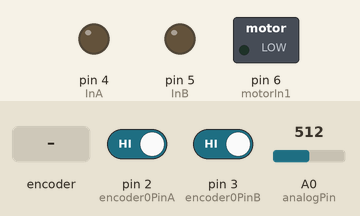
The sketch below on a simulated Arduino Pro Mini, built with avr-gcc and run on an emulated ATmega328P. On the bench: switched loads named in the sketch (green lamp = pin HIGH), output pins drawn as LEDs (lit = HIGH). The inputs (shaded band) are chosen by the test bench; at power-on: pin 2 (encoder0PinA) HIGH, pin 3 (encoder0PinB) HIGH, A0 (analogPin) = 512. What the sketch prints to the serial monitor is not drawn.

Above: at 1.2 s.
1.3 s: rotary encoder on pin 2 (encoder0PinA) / pin 3 (encoder0PinB) turned 3 steps (first pin leading)
At 2.7 s:
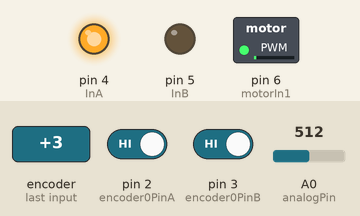
3.4 s: rotary encoder on pin 2 (encoder0PinA) / pin 3 (encoder0PinB) turned 2 steps (second pin leading)
At 4.0 s:
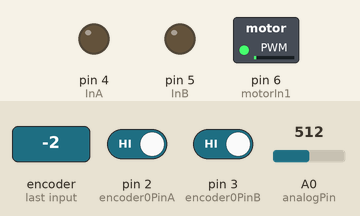
5.3 s: rotary encoder on pin 2 (encoder0PinA) / pin 3 (encoder0PinB) turned 2 steps (second pin leading)
At 6.8 s:
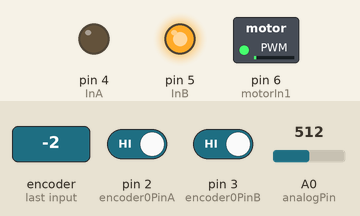
Timing chart, 0 to 8.3 s (numbered marks = the images above; inputs shaded):
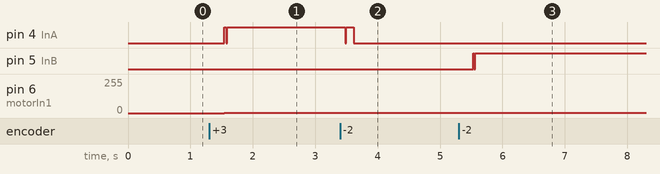

Measured:
- after the input at 1.3 s, pin 4 (InA): LOW → HIGH after 0.24 s, → LOW 0.03 s later, → HIGH 0.02 s later; pin 6 (motorIn1): 0/255 → 1/255 after 0.24 s
- after the input at 3.4 s, pin 4 (InA): HIGH → LOW after 0.08 s, → HIGH 0.02 s later, → LOW 0.11 s later
- after the input at 5.3 s, pin 5 (InB): LOW → HIGH after 0.23 s, → LOW 0.02 s later, → HIGH 0.02 s later

The sketch:

vnh5019_base.ino
```cpp
/**
 *
 * @file vnh5019_base.ino
 * driver for vnh5019 board to control motor.
 * @brief Motor driver vnh5019.
 * @author will
 * @version 1.00
 *
 *
 **/

/**
 * Marco
 */
//#define ANDBOT 3
//#define RUGBY 4
#define ANGELBOT 5

#define RIGHT_WHEEL 2
#define LEFT_WHEEL 1

/**
 * Be very much aware!!
 * For now, we actually use define "right_wheel" to left wheel.
 * And vice versa.
 * This is an issue to be solved either configing software or hardware.
 **/
//#define WHEEL_TYPE LEFT_WHEEL
#define WHEEL_TYPE RIGHT_WHEEL

#define encoder0PinA  2 /*! encoder A phrase */
#define encoder0PinB  3 /*! encoder B phrase */

#define motorIn1 6 /*! 328p -> vnh ; PWM */
#define InA 4 /*! 328p -> vnh ; Output for forward/reverse*/
#define InB 5 /*! 328p -> vnh ; Output for forward/reverse*/
#define EN 7 /*! 328p -> vnh ; Enable command*/

#define LOOPTIME 40
#define FeedbackTime 100
#define CurrentLimit 9000 //for metal0
#define MaxPWM 255

#if defined (ANDBOT)
  #define CPR 28 /*! count per rev */
  #define MaxSumError 2500 /*! limit integration */
  #define gear_ratio 65.5
  #define MaxSpeed 10.96
  #define Kp 0.9
  #define Ki 0.005
  #define Kd 0
#elif (ANGELBOT)
  #define CPR 64  /*! count per rev */
  #define MaxSumError 6000 /*! limit integration */
  #define gear_ratio 18.8
  #define MaxSpeed 31 /*! to be determined? */
  #define Kp 0.9
  #define Ki 0.005
  #define Kd 0
#else
  #define CPR 64
  #define MaxSumError 6000
  #define gear_ratio 18.8
  #define MaxSpeed 31
  #define Kp 0.9
  #define Ki 0.005
  #define Kd 0
#endif

volatile long Encoderpos = 0; /*! counting encoder position */
volatile long unknownvalue = 0;

int pinAState = 0;
int pinAStateOld = 0;
int pinBState = 0;
int pinBStateOld = 0;

volatile int lastEncoded = 0;
unsigned long lastMilli = 0;  /*! loop timing */
unsigned long lastSend = 0;   /*! send timing */
long dT = 0; /*! differential time */

double omega_target = 0.0; /*! target angular velocity */
double omega_actual = 0; /*! actural angular velocity */

int PWM_val = 0;  /*! (25% = 64; 50% = 127; 75% = 191; 100% = 255) */

double sum_error, d_error=0; /*! feedback block */

//current sense
int analogPin = A0;
unsigned int current = 0;

//Motor Driver mode
bool driver_mode = false;

/**
 * Initializations of vnh5019 board.
 * Start serial port.
 */
void setup()
{
 //Set PWM frequency for D5 & D6
 // set timer 0 divisor to     8 for PWM frequency of  7812.50 Hz
 TCCR0B = TCCR0B & B11111000 | B00000010;
 pinMode(encoder0PinA, INPUT);  digitalWrite(encoder0PinA, HIGH);       // turn on pullup resistor
 pinMode(encoder0PinB, INPUT);  digitalWrite(encoder0PinB, HIGH);       // turn on pullup resistor

 attachInterrupt(0, doEncoder, CHANGE);  // encoder pin on interrupt 0 - pin 2
 attachInterrupt(1, doEncoder, CHANGE);
 pinMode(InA, OUTPUT);  pinMode(InB, OUTPUT);
//digitalWrite(EN, LOW);
 digitalWrite(EN, HIGH);
 Serial.begin (57600);
}

/**
 * Main function
 *
 * @dot
 * digraph G {
 * readCmd -> CurrentMonitor;
 * }
 * @enddot
 */
void loop()
{
  readCmd_wheel_angularVel(); /*! command from mega */
  CurrentMonitor();
  if((millis()-lastMilli) >= LOOPTIME)
     {                                    // enter tmed loop
        dT = millis()-lastMilli;
        lastMilli = millis();

        getMotorData();                                                        // calculate speed

        PWM_val = (updatePid(omega_target, omega_actual));                       // compute PWM value from rad/s
        if ((omega_target == 0) && (driver_mode == true))  { PWM_val = 0;  sum_error = 0;  digitalWrite(EN, HIGH); }
        //if (omega_target == 0)  { PWM_val = 0;  sum_error = 0;  }

        //if (PWM_val <= 0)   { analogWrite(motorIn1,abs(PWM_val));  digitalWrite(InA, LOW);  digitalWrite(InB, HIGH); }
        //if (PWM_val > 0)    { analogWrite(motorIn1,abs(PWM_val));  digitalWrite(InA, HIGH);   digitalWrite(InB, LOW);}
	      if (PWM_val < 0)         { analogWrite(motorIn1,abs(PWM_val));  digitalWrite(InA, LOW);  digitalWrite(InB, HIGH); }
        else if (PWM_val > 0)    { analogWrite(motorIn1,abs(PWM_val));  digitalWrite(InA, HIGH);   digitalWrite(InB, LOW);}
        else                     { digitalWrite(InA, LOW);   digitalWrite(InB, LOW);} //for brake
     }

  if((millis()-lastSend) >= FeedbackTime)
     {                                    // enter tmed loop
        lastSend = millis();
        sendFeedback_wheel_angularVel(); //send actually speed to mega
        printMotorInfo();
     }

}

/**
 * Read cmd [velocity] from mega2560.
 */
void readCmd_wheel_angularVel()
{
  int target_receive;
  if (Serial.available() >= 4)
  {
    char rT = (char)Serial.read(); //read target speed from mega
          if(rT == '{')
            {
              char commandArray[3];
              Serial.readBytes(commandArray,3);
              byte rH=commandArray[0];  byte rL=commandArray[1];  char rP=commandArray[2];
              if(rP=='}') //B01111101 motor driver on
                {
                  target_receive = (rH<<8)+rL;
                  omega_target = double (target_receive*((double(MaxSpeed)/32767)));  //convert received 16 bit integer to actual speed
                  driver_mode = true;
                }
              if(rP=='|') //B01111100 motor driver off
                {
                  target_receive = (rH<<8)+rL;
                  omega_target = double (target_receive*((double(MaxSpeed)/32767)));  //convert received 16 bit integer to actual speed
                  driver_mode = false;
                }
            }
  }
}

/**
 * Send feedback to calculate cmd for next sampling time.
 */
void sendFeedback_wheel_angularVel()
{
  //getMotorData();
  byte current_send;
  int actual_send = int(omega_actual/(double(MaxSpeed)/32767)); //convert rad/s to 16 bit integer to send
  //max current is 20400mA 20400/255 = 80
  current_send = current/80;
  byte buf[5];
  buf[0] = '{'; //send start byte
  buf[1] = highByte(actual_send);  buf[2] = lowByte(actual_send);  //send low byte
  buf[3] = current_send;  //send current value
  buf[4] = '}'; //send stop byte
  Serial.write(buf, sizeof(buf));
}

/**
 * Get Encoder data of each wheel.
 * actual anglar velocity = diff(Encoderpos) * 1000 / dT
 */
void getMotorData()
{
  static long EncoderposPre = 0;
  if (WHEEL_TYPE == LEFT_WHEEL)  omega_actual = ((Encoderpos - EncoderposPre)*(1000/dT))*2*PI/(CPR*gear_ratio);  //ticks/s to rad/s
  else                            omega_actual = -(((Encoderpos - EncoderposPre)*(1000/dT))*2*PI/(CPR*gear_ratio));  //ticks/s to rad/s
  EncoderposPre = Encoderpos;
}

/**
 * Limit current flow. (new development)
 */
void CurrentMonitor()
{
  current = analogRead(analogPin) * 34;  // 5V / 1024 ADC counts / 144 mV per A = 34 mA per count
  //if ((current > CurrentLimit) || (driver_mode == false))  digitalWrite(EN, LOW);
}

/**
 * Implement PID control.
 * @param[in] targetValue
 * @param[in] currentValue
 * @return constrained_pidterm
 */
double updatePid(double targetValue,double currentValue)
{
  static double last_error=0;
  double calculated_pidTerm, constrained_pidterm, error, pidTerm;

  error = targetValue - currentValue;

  sum_error = sum_error + error * dT;
  // Added by KKuei to bound sum_error range
  sum_error = constrain(sum_error, -MaxSumError, MaxSumError);

  d_error = (error - last_error) / dT;
  pidTerm = Kp * error + Ki * sum_error + Kd * d_error;

  last_error = error;
  if (WHEEL_TYPE == LEFT_WHEEL)  calculated_pidTerm = pidTerm/(double(MaxSpeed)/double(MaxPWM));
  else                            calculated_pidTerm = -pidTerm/(double(MaxSpeed)/double(MaxPWM));
  constrained_pidterm = constrain(calculated_pidTerm, -MaxPWM, MaxPWM);

  return constrained_pidterm;
}

/**
 * Read encoder.\n
 * Read pin 2 & pin 3 State.
 *
 * @dot
 * digraph {
 * label="read encoder flow"
 *
 * start[shape="box", style="rounded"]
 * end[shape="box", style="rounded"]
 *
 * pinAZeroState[shape="diamond",style=""]
 * pinBZeroState[shape="diamond",style=""]
 * pinAZeroStateOld[shape="diamond",style=""]
 * pinBZeroStateOld[shape="diamond",style=""]
 *
 * start -> pinAZeroState;
 * start -> pinBZeroState;
 * pinAZeroState -> end[label="YES"];
 * pinBZeroState -> end[label="YES"];
 * }
 * @enddot
 */
void doEncoder() {

  pinAState = digitalRead(2);
  pinBState = digitalRead(3);

  if (pinAState == 0 && pinBState == 0) {
    if (pinAStateOld == 1 && pinBStateOld == 0) // forward
      Encoderpos ++;
    if (pinAStateOld == 0 && pinBStateOld == 1) // reverse
      Encoderpos --;
  }
  if (pinAState == 0 && pinBState == 1) {
    if (pinAStateOld == 0 && pinBStateOld == 0) // forward
      Encoderpos ++;
    if (pinAStateOld == 1 && pinBStateOld == 1) // reverse
      Encoderpos --;
  }
  if (pinAState == 1 && pinBState == 1) {
    if (pinAStateOld == 0 && pinBStateOld == 1) // forward
      Encoderpos ++;
    if (pinAStateOld == 1 && pinBStateOld == 0) // reverse
      Encoderpos --;
  }

  if (pinAState == 1 && pinBState == 0) {
    if (pinAStateOld == 1 && pinBStateOld == 1) // forward
      Encoderpos ++;
    if (pinAStateOld == 0 && pinBStateOld == 0) // reverse
      Encoderpos --;
  }
  pinAStateOld = pinAState;
  pinBStateOld = pinBState;
}

/**
 * Serial transmission for motor status.
 */
void printMotorInfo()
{
   Serial.print(" target:");                  Serial.print(omega_target);
   Serial.print(" actual:");                  Serial.print(omega_actual);
   Serial.print("  dT:");                     Serial.print(dT);
   Serial.print("  sum_err:");                Serial.print(sum_error);
   Serial.print("  Current:");                Serial.print(current);
   Serial.print("  PWM_val:");                Serial.print(PWM_val);
   Serial.print("  Encoderpos:");                Serial.print(Encoderpos);

   Serial.println();
}
```
